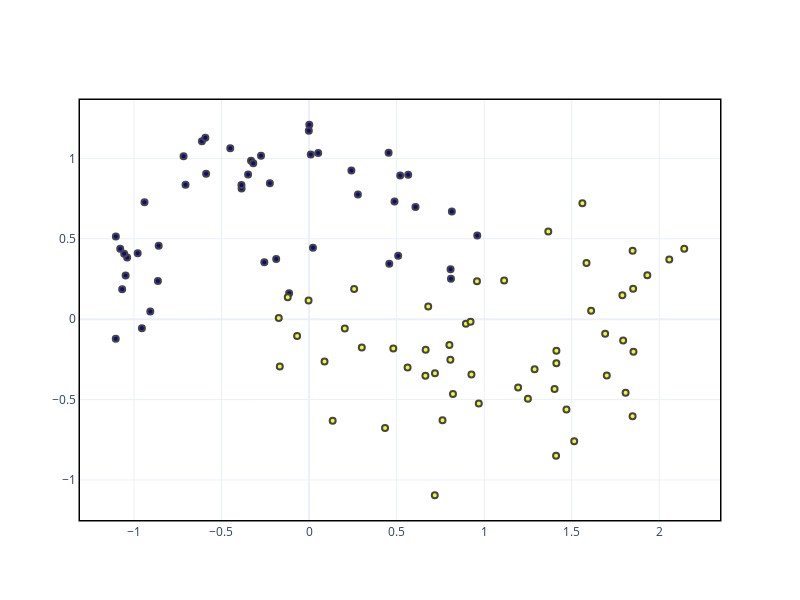

The notebook cell saved with this chart:
### Code cell
cur_labeled_mask = np.copy(labeled_mask)
cur_labeled_mask[idx_to_label] = True
learner.fit(train_X[cur_labeled_mask], train_y[cur_labeled_mask])
acc = eval_acc(test_X, test_y, vis=True)
